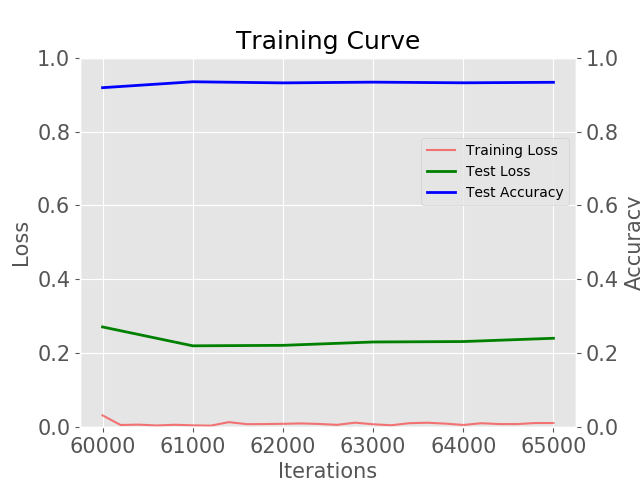

Write the Python code that produced this figure.
import os
import sys
import subprocess
import pandas as pd

import matplotlib
matplotlib.use('Agg')
import matplotlib.pylab as plt

plt.style.use('ggplot')


CAFFE_PATH = '/usr/local/caffe/'
print('Assuming Caffe is located here:'+CAFFE_PATH)
try:
    LOG_MODEL_PATH = sys.argv[1]
    IMAGE_SAVE_PATH = sys.argv[2]
except:
    print('Usage: python plot.py [Path to the model log] [Path where to store the image]')
    sys.exit()

#Get directory where the model logs is saved, and move to it
DIR_LOG_MODEL_PATH = os.path.dirname(LOG_MODEL_PATH)
os.chdir(DIR_LOG_MODEL_PATH)


# Test, train log generation

#Parsing training/validation logs
command = CAFFE_PATH + '/tools/extra/parse_log.sh ' + LOG_MODEL_PATH
process = subprocess.Popen(command, shell=True, stdout=subprocess.PIPE)
process.wait()
#Read training and test logs
train_log_path = LOG_MODEL_PATH + '.train'
test_log_path = LOG_MODEL_PATH + '.test'
train_log = pd.read_csv(train_log_path, delim_whitespace=True)
test_log = pd.read_csv(test_log_path, delim_whitespace=True)



#Making learning curve

fig, ax1 = plt.subplots()

#Plotting training and test losses
train_loss, = ax1.plot(train_log['#Iters'], train_log['TrainingLoss'], color='red',  alpha=.5)
test_loss, = ax1.plot(test_log['#Iters'], test_log['TestLoss'], linewidth=2, color='green')
ax1.set_ylim(ymin=0, ymax=1)
ax1.set_xlabel('Iterations', fontsize=15)
ax1.set_ylabel('Loss', fontsize=15)
ax1.tick_params(labelsize=15)
#Plotting test accuracy
ax2 = ax1.twinx()
test_accuracy, = ax2.plot(test_log['#Iters'], test_log['TestAccuracy'], linewidth=2, color='blue')
ax2.set_ylim(ymin=0, ymax=1)
ax2.set_ylabel('Accuracy', fontsize=15)
ax2.tick_params(labelsize=15)
#Adding legend
plt.legend([train_loss, test_loss, test_accuracy], ['Training Loss', 'Test Loss', 'Test Accuracy'],  bbox_to_anchor=(1, 0.8))
plt.title('Training Curve', fontsize=18)
#Saving learning curve
plt.savefig(IMAGE_SAVE_PATH)


# Dele the training and test logs

command = 'rm ' + train_log_path
process = subprocess.Popen(command, shell=True, stdout=subprocess.PIPE)
process.wait()

command = command = 'rm ' + test_log_path
process = subprocess.Popen(command, shell=True, stdout=subprocess.PIPE)
process.wait()

